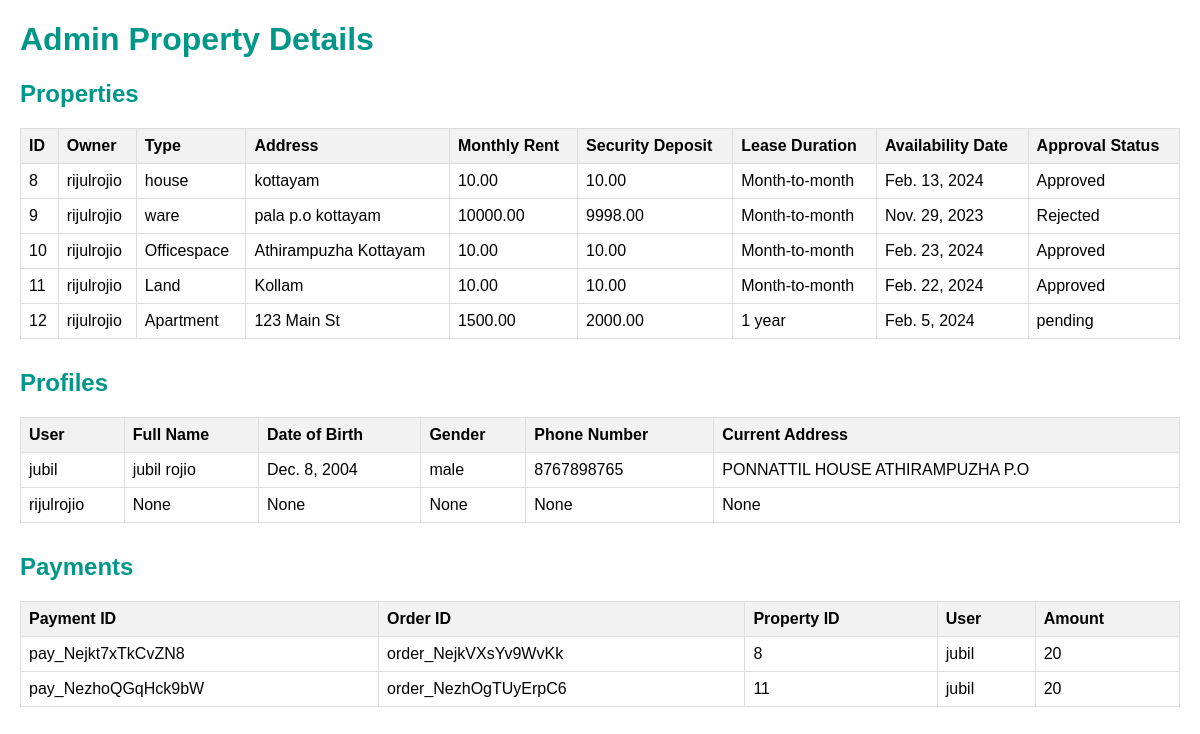
The app's page /adminpay, older data.
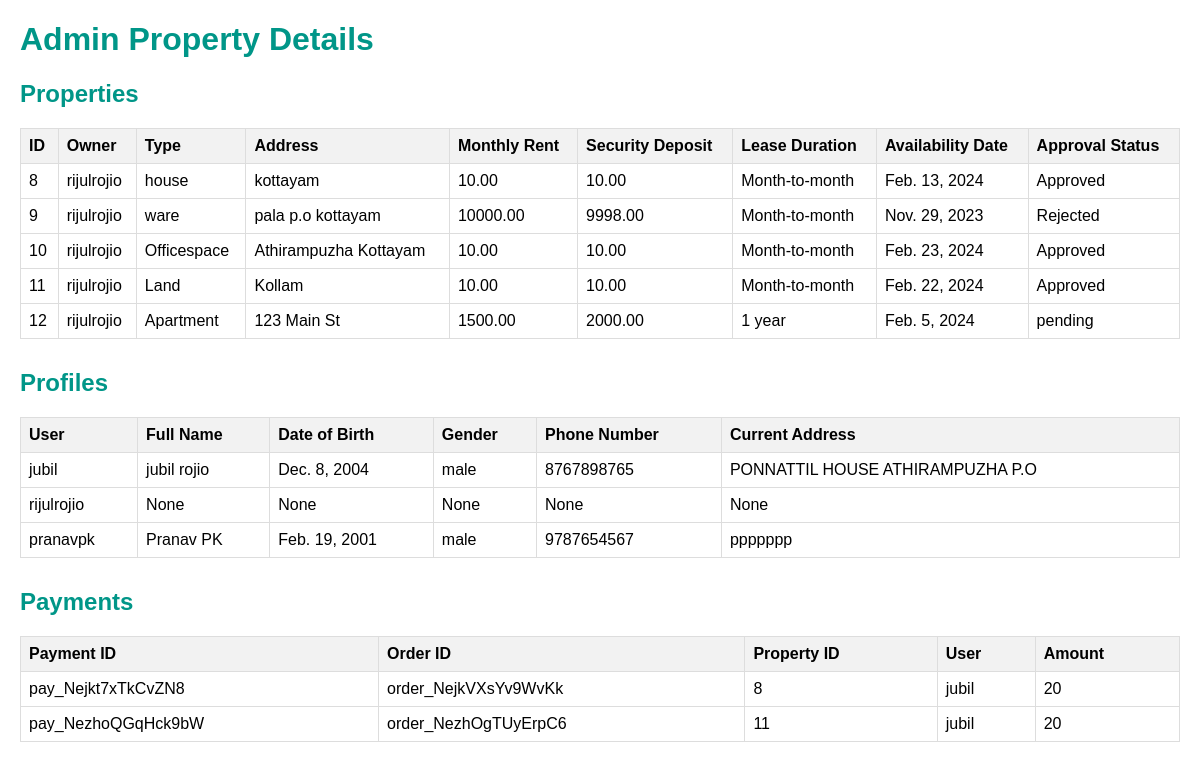
The same page, newer data.
### rental/models.py (models this page shows, shortened)
class Property(models.Model):
    property_owner = models.ForeignKey(
        get_user_model(),
        on_delete=models.CASCADE
    )
    property_type = models.CharField(max_length=20, choices=[('apartment', 'Apartment'), ('house', 'House'), ('office', 'Office')])
    address = models.CharField(max_length=255)
    monthly_rent = models.DecimalField(max_digits=10, decimal_places=2)
    security_deposit = models.DecimalField(max_digits=10, decimal_places=2)
    lease_duration = models.CharField(max_length=20, choices=[('1 year', '1 Year'), ('month-to-month', 'Month-to-Month')])
    availability_date = models.DateField()
    APPROVAL_CHOICES = [
        ('pending', 'Pending'),
        ('approved', 'Approved'),
        ('rejected', 'Rejected'),
    ]
    approval_status = models.CharField(
        max_length=20,
        choices=APPROVAL_CHOICES,
        default='pending',
    )
    deleted = models.BooleanField(default=False)

class CustomUser(AbstractUser):
    role = models.CharField(max_length=15)  # For custom user roles, if needed
    class Meta:
        verbose_name = 'User'
        verbose_name_plural = 'Users'

class Profile(models.Model):
    user = models.OneToOneField(get_user_model(), on_delete=models.CASCADE)
    full_name = models.CharField(max_length=255, null=True, blank=True)
    date_of_birth = models.DateField(null=True, blank=True)
    gender = models.CharField(max_length=10, null=True, blank=True)
    phone_number = models.CharField(max_length=15, null=True, blank=True)
    current_address = models.CharField(max_length=255, null=True, blank=True)
    photo_id = models.FileField(upload_to='photo_ids/', null=True, blank=True)

class Payment(models.Model):
    razorpay_payment_id = models.CharField(max_length=255)
    razorpay_order_id = models.CharField(max_length=255)
    property = models.ForeignKey(Property, on_delete=models.CASCADE)
    user_profile = models.ForeignKey(Profile, on_delete=models.CASCADE)
    amount = models.IntegerField(null=True)
    timestamp = models.DateTimeField(auto_now_add=True)  # Add this line for the timestamp

### rental/views.py (the view)
# urls.py: path('adminpay', views.admin_dashboard, name='adminpay'),
def admin_dashboard(request):
    properties = Property.objects.all()
    profiles = Profile.objects.all()
    payments = Payment.objects.all()
    return render(request, 'adminpay.html', {'properties': properties, 'profiles': profiles, 'payments': payments})

### templates/adminpay.html (shortened to what this page needs)
{% load static %}
<!DOCTYPE html>
<html lang="en">
<head>
</head>
<body>
    <h1>Admin Property Details</h1>
    <div>
        <h2>Properties</h2>
        <table>
            <thead>
                <tr>
                    <th>ID</th>
                    <th>Owner</th>
                    <th>Type</th>
                    <th>Address</th>
                    <th>Monthly Rent</th>
                    <th>Security Deposit</th>
                    <th>Lease Duration</th>
                    <th>Availability Date</th>
                    <th>Approval Status</th>
                </tr>
            </thead>
            <tbody>
                {% for property in properties %}
                <tr>
                    <td>{{ property.id }}</td>
                    <td>{{ property.property_owner.username }}</td>
                    <td>{{ property.property_type }}</td>
                    <td>{{ property.address }}</td>
                    <td>{{ property.monthly_rent }}</td>
                    <td>{{ property.security_deposit }}</td>
                    <td>{{ property.lease_duration }}</td>
                    <td>{{ property.availability_date }}</td>
                    <td>{{ property.approval_status }}</td>
                </tr>
                {% endfor %}
            </tbody>
        </table>
    </div>
    <div>
        <h2>Profiles</h2>
        <table>
            <thead>
                <tr>
                    <th>User</th>
                    <th>Full Name</th>
                    <th>Date of Birth</th>
                    <th>Gender</th>
                    <th>Phone Number</th>
                    <th>Current Address</th>
                </tr>
            </thead>
            <tbody>
                {% for profile in profiles %}
                <tr>
                    <td>{{ profile.user.username }}</td>
                    <td>{{ profile.full_name }}</td>
                    <td>{{ profile.date_of_birth }}</td>
                    <td>{{ profile.gender }}</td>
                    <td>{{ profile.phone_number }}</td>
                    <td>{{ profile.current_address }}</td>
                </tr>
                {% endfor %}
            </tbody>
        </table>
    </div>
    <div>
        <h2>Payments</h2>
        <table>
            <thead>
                <tr>
                    <th>Payment ID</th>
                    <th>Order ID</th>
                    <th>Property ID</th>
                    <th>User</th>
                    <th>Amount</th>
                </tr>
            </thead>
            <tbody>
                {% for payment in payments %}
                <tr>
                    <td>{{ payment.razorpay_payment_id }}</td>
                    <td>{{ payment.razorpay_order_id }}</td>
                    <td>{{ payment.property.id }}</td>
                    <td>{{ payment.user_profile.user.username }}</td>
                    <td>{{ payment.amount }}</td>
                </tr>
                {% endfor %}
            </tbody>
        </table>
    </div>
</body>
</html>

Row changes from the older to the newer data that the page shows:
added Profile: user.username "pranavpk", full_name "Pranav PK", date_of_birth "Feb. 19, 2001", gender "male", phone_number "9787654567", current_address "ppppppp"
